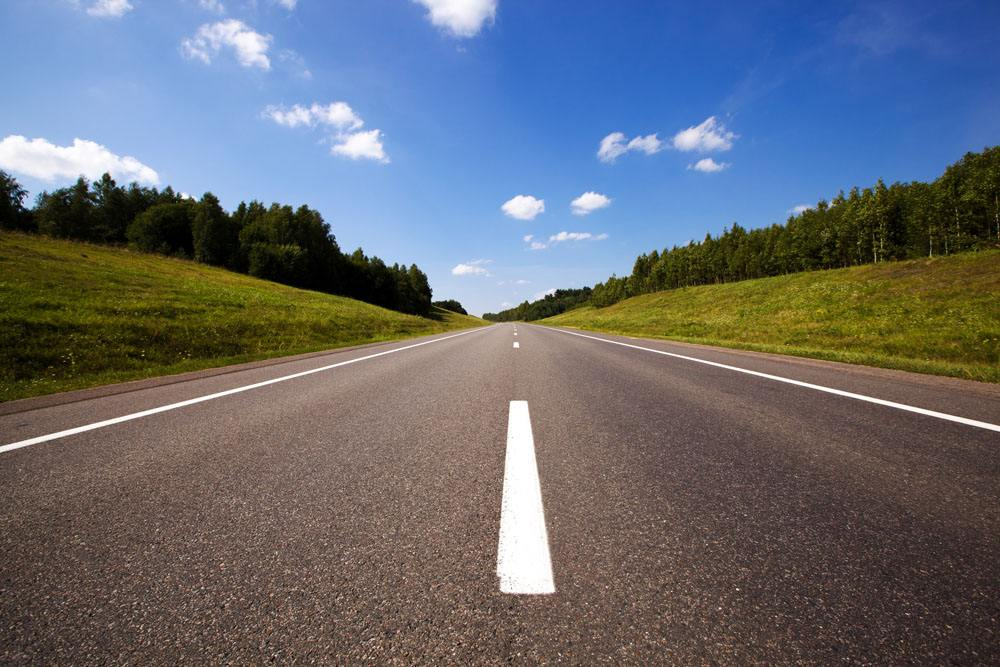
#> input picture 二值化/input/road.jpg, 1000 x 667 px
$ jupyter execute binaryzation.ipynb
#> lines starting #> are read from the running program, lines starting #| are printed output that depends on the picture; after the words box and inside, x2 and y2 are one past the last pixel; in counts of white or black regions, pixels touching at a corner belong together
# 对图像进行二值化

## 1. 固定值阈值方式

* Python-OpenCV中提供了阈值（threshold）函数：

* threshold(src, thresh, maxval, type, dst=None)

* 函数：第一个参数       src         指原图像，原图像应该是灰度图。

     第二个参数       thresh        指用来对像素值进行分类的阈值。

     第三个参数       maxval        指当像素值高于（有时是小于）阈值时应该被赋予的新的像素值

     第四个参数       type         指不同的不同的阈值方法，这些方法包括：
                                                       cv2.THRESH_BINARY（黑白二值）
                                                       cv2.THRESH_BINARY_INV（黑白二值反转）
                                                       cv2.THRESH_TRUNC （得到的图像为多像素值）
                                                       cv2.THRESH_TOZERO
                                                       cv2.THRESH_TOZERO_INV

## 2. 自适应阈值方式

dst = cv2.adaptiveThreshold(src, maxval, thresh_type, type, Block Size, C)

*    src： 输入图，只能输入单通道图像，通常来说为灰度图
*    dst： 输出图
*    maxval： 当像素值超过了阈值（或者小于阈值，根据type来决定），所赋予的值
*    thresh_type： 阈值的计算方法，包含以下2种类型：cv2.ADAPTIVE_THRESH_MEAN_C； cv2.ADAPTIVE_THRESH_GAUSSIAN_C.
*    type：二值化操作的类型，与固定阈值函数相同，包含以下5种类型： cv2.THRESH_BINARY； cv2.THRESH_BINARY_INV； cv2.THRESH_TRUNC； cv2.THRESH_TOZERO；cv2.THRESH_TOZERO_INV.
*    Block Size： 图片中分块的大小
*    C ：阈值计算方法中的常数项

### 固定阈值方式

[cell 1]
#导入opencv库
import cv2
import numpy as np

#读取图片
image = cv2.imread('./input/road.jpg')
#> image is the input picture: shape (667, 1000, 3); mean B, G, R 114.9, 106.7, 102.5

#灰度处理
im_gray = cv2.cvtColor(image, cv2.COLOR_BGR2GRAY)
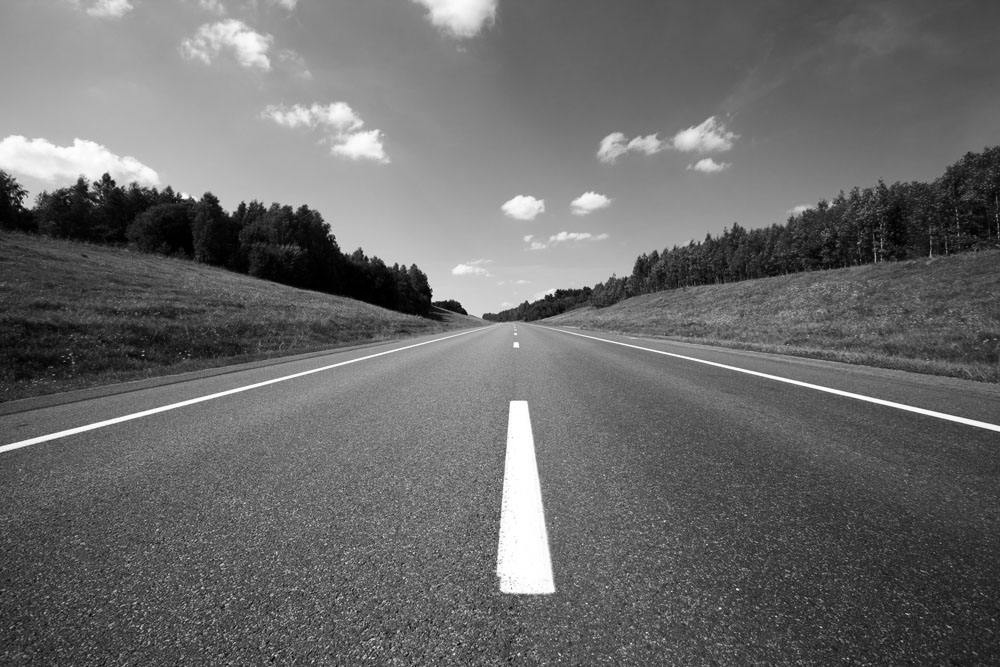
#> im_gray: shape (667, 1000); min 0, max 255, mean 106.3
#cv2.imshow("outPutGray", im_gray)
ab,thresh =cv2.threshold(im_gray,0,255,cv2.THRESH_BINARY_INV|cv2.THRESH_OTSU)
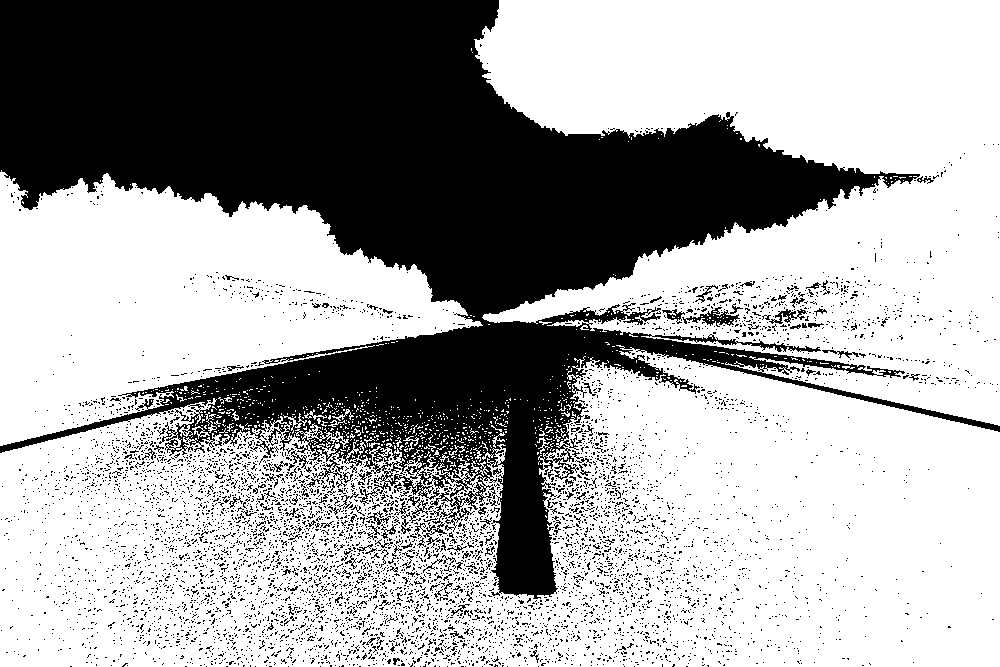
#> thresh: shape (667, 1000); 64.7% white; 6312 black regions (6164 under 20 px), largest, box (x1, y1, x2, y2) and area: (0, 0, 1000, 599) 211285, (682, 307, 740, 327) 417, (401, 495, 428, 534) 245
#> ab = 118
cv2.imshow('outPutBinaay',thresh)


cv2.waitKey()
cv2.destroyAllWindows()

### 自适应阈值方式

[cell 2]
#导入opencv库
import cv2
import numpy as np

[cell 3]
#读取图片
image = cv2.imread('./input/road.jpg')


#灰度处理
im_gray = cv2.cvtColor(image, cv2.COLOR_BGR2GRAY)
#cv2.imshow("outPutGray", im_gray)
thresh=cv2.adaptiveThreshold(im_gray,255,cv2.ADAPTIVE_THRESH_MEAN_C,cv2.THRESH_BINARY,21,2)
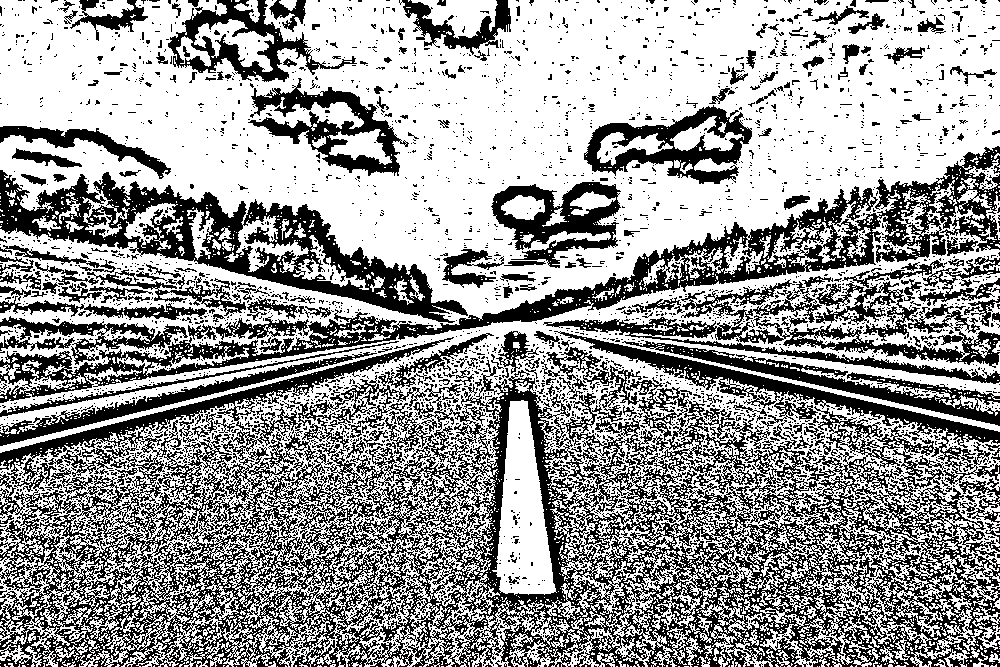
#> thresh: shape (667, 1000); 60.6% white; 3675 black regions (3407 under 20 px), largest, box (x1, y1, x2, y2) and area: (0, 331, 1000, 667) 131390, (0, 146, 1000, 403) 24936, (0, 170, 468, 323) 18376
cv2.imshow('outPutBinaay',thresh)

cv2.waitKey()
cv2.destroyAllWindows()

$ run again, with 二值化/input/paod.png saved as 二值化/input/road.jpg
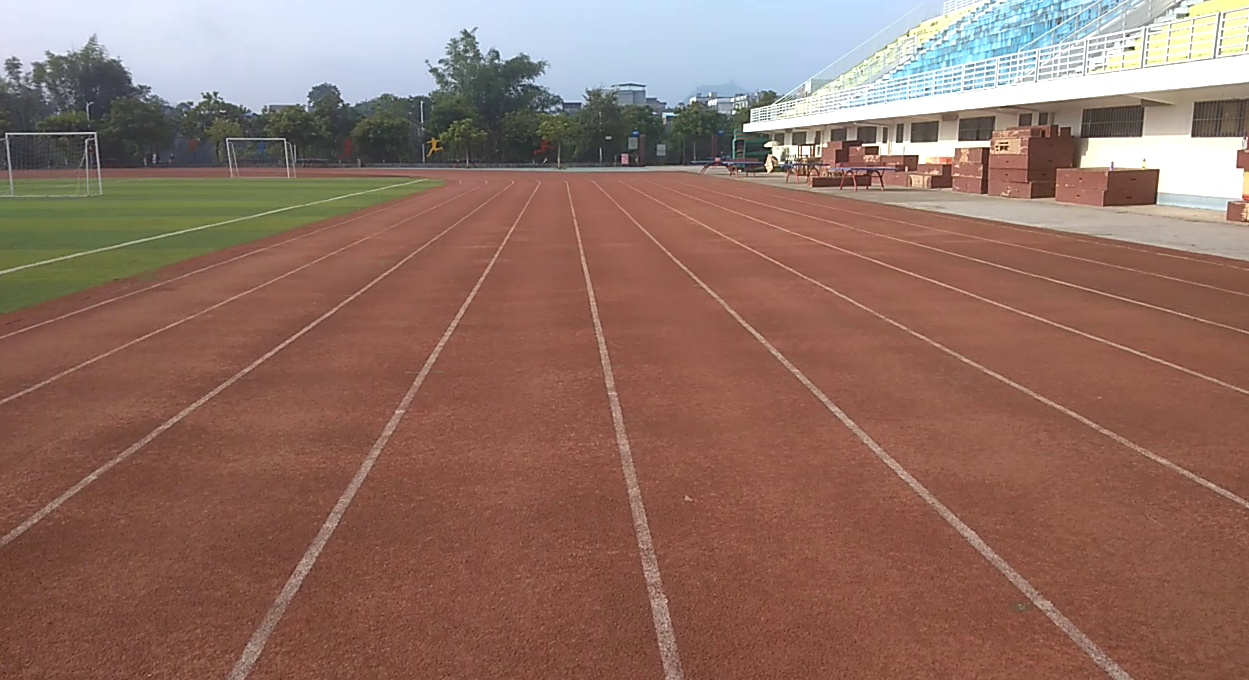
#> input picture 二值化/input/paod.png, 1249 x 680 px
#> image is the input picture: shape (680, 1249, 3); mean B, G, R 100.3, 111.3, 144.3
#> `ab,thresh =cv2.threshold(im_gray,0,255,cv2.THRESH_BINARY_INV|cv2.THRES..`:
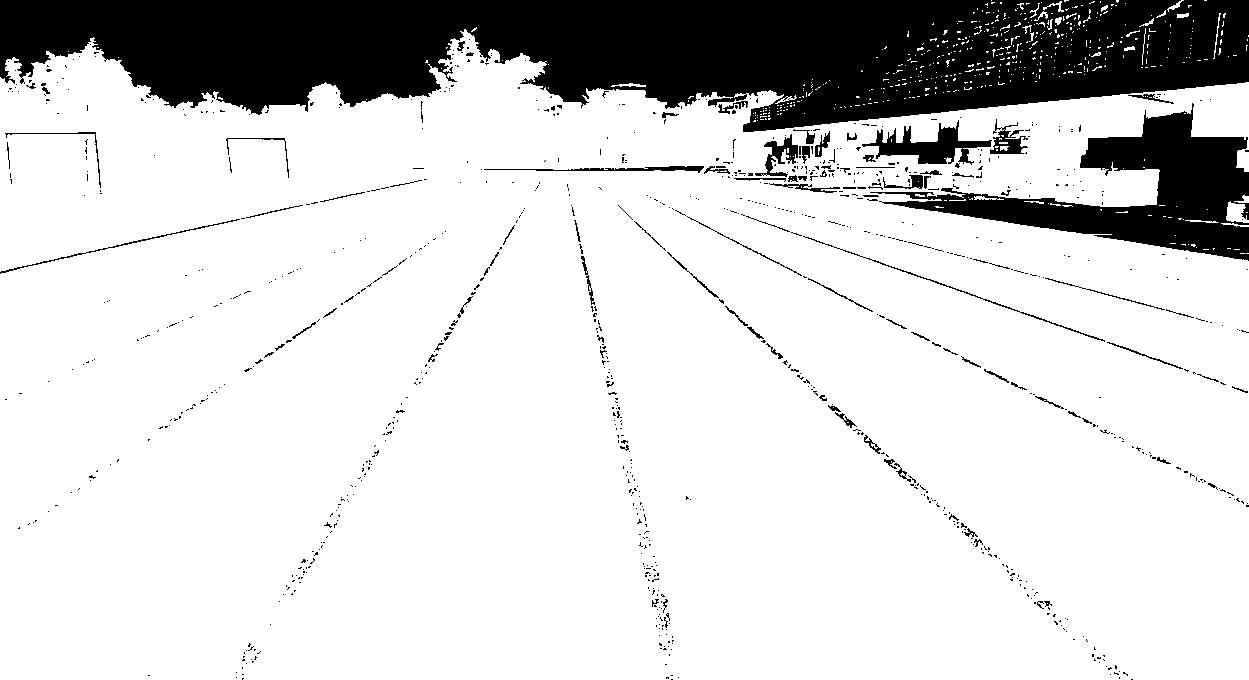
#> thresh: shape (680, 1249); 82.6% white; 957 black regions (862 under 20 px), largest, box (x1, y1, x2, y2) and area: (0, 0, 1249, 132) 114523, (870, 103, 1249, 261) 19755, (862, 120, 992, 165) 2222
#> ab = 157
#> `thresh=cv2.adaptiveThreshold(im_gray,255,cv2.ADAPTIVE_THRESH_MEAN_C,cv..`:
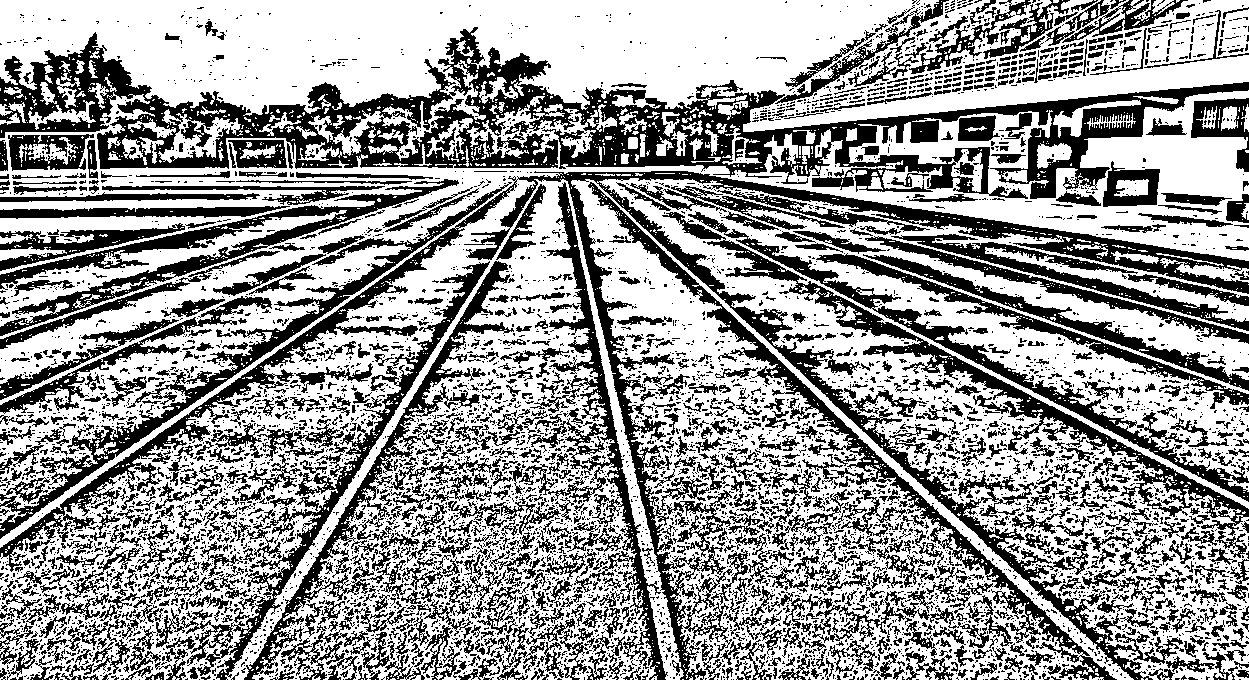
#> thresh: shape (680, 1249); 60.3% white; 6268 black regions (5180 under 20 px), largest, box (x1, y1, x2, y2) and area: (0, 27, 1249, 199) 53103, (0, 171, 1249, 680) 39833, (662, 212, 1249, 536) 10395
